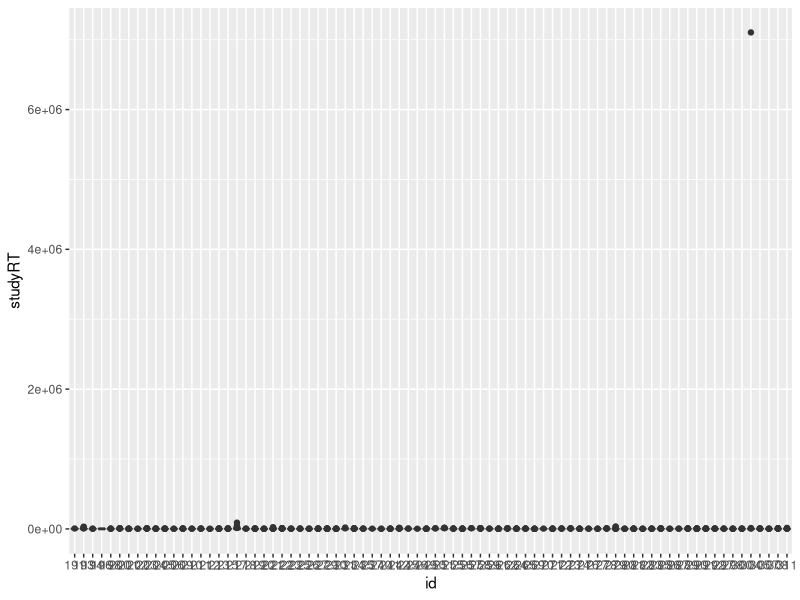

Write R code to recreate this figure. (Note: this script raises an error after producing the figure.)
library(tidyverse)
library(lme4)

#############################################################################!
# DATA                                                                   ####
#############################################################################!

memdat <- read.csv('data/exp12/preproc_mem_data.csv')
mathdat <- read.csv('data/exp12/preproc_math_data.csv')

memdat$id <- as.factor(memdat$id)


size <- read.csv('data/mean_size_ratings.csv')
size <- select(size, -X)
memdat <- left_join(memdat, size, by=c('word1'))

# loc acc for each subject
loc_acc <- memdat %>% 
  group_by(id) %>% 
  summarise(overall_recall_acc = mean(recall_acc),
            overall_loc_acc = mean(loc_acc, na.rm=T)) %>% 
  arrange(overall_loc_acc) %>% print(n=100)

memdat <- left_join(memdat, loc_acc)

# size recall accuracy for each subject
size_acc <- memdat %>% 
  filter(size_group != 1) %>% 
  mutate(size_recall_acc = case_when(
    size_group == 0 & resp == "smaller" ~ 1,
    size_group == 2 & resp == "larger" ~ 1,
    TRUE ~ 0
  )) %>% 
  group_by(id) %>%
  summarise(size_recall_acc = mean(size_recall_acc)) %>% 
  arrange(size_recall_acc)
memdat <- left_join(memdat, size_acc)
loc_acc <- left_join(loc_acc, size_acc)

arrange(loc_acc, size_recall_acc)
arrange(loc_acc, overall_loc_acc)

# get response RTs to decide whether to exclude participants
memdat %>% 
  ggplot(aes(id, studyRT)) +
  geom_boxplot()


# get subject accuracy
memdat %>% 
  group_by(id) %>% 
  summarise(acc = mean(recall_acc),
            exp_duration = mean(exp_duration)) %>% 
  arrange(acc) %>% 
  print(n=100)

# number of included participants if math acc >= 75%
memdat %>% 
  filter(use_help == "No" & expect_test == "No") %>% 
  select(id) %>% 
  unique() %>% 
  nrow()

memdat %>% 
  select(id, use_help, expect_test) %>% 
  unique() %>% 
  count(use_help, expect_test)

memdat %>% 
  select(id, use_help, expect_test, recall_all_q) %>% 
  unique() %>% 
  count(use_help, expect_test,recall_all_q)

# memacc as a function of math_acc
ggplot(memdat, aes(math_acc, recall_acc, color=trial_condition)) +
  stat_summary(geom="pointrange") 
ggplot(memdat, aes(n, recall_acc, color=trial_condition)) +
  stat_summary(geom="pointrange") 

# plot free recall vs loc accuracy by subject correlation
plot(loc_acc$overall_recall_acc, loc_acc$overall_loc_acc)
cor.test(loc_acc$overall_recall_acc, loc_acc$overall_loc_acc)

#############################################################################!
# PLOTS                                                                  ####
#############################################################################!

# table of recall_accuracy per condition
memdat %>% 
  filter(!exclude, studyRT >= 500, studyRT <= 10000) %>% 
  group_by(id, listid, btw_cond) %>% 
  summarise(recall_acc = mean(recall_acc),
            loc_acc = mean(loc_acc)) %>% 
  group_by(listid, btw_cond) %>% 
  summarise(recall_acc = mean(recall_acc) %>% round(2),
            loc_acc = mean(loc_acc) %>% round(2)) 
  # gather(test_type, acc, recall_acc, loc_acc) 
  # spread(btw_cond, acc) %>% 
  # mutate(total = (process+remember)/2) %>% 
  arrange(test_type, listid)

# table of counts per condition
memdat %>% 
  filter(!exclude) %>% 
  group_by(id, listid, trial_condition) %>% 
  summarise(n = sum(recall_acc)) %>% 
  group_by(listid, trial_condition) %>% 
  summarise(n = mean(n)) %>% 
  spread(trial_condition, n) %>% 
  mutate(total = process+remember)


# main effect of instruction and list, split by stim type
memdat %>% 
  filter(!exclude, studyRT >= 500, studyRT <= 10000) %>% 
  group_by(id,listid, btw_cond) %>% 
  summarise(recall_acc = mean(recall_acc)) %>% 
  # group_by(stimulus_condition) %>%
  # mutate(overall_recall_acc = mean(recall_acc)) %>%
  # group_by(id) %>%
  # mutate(recall_acc = recall_acc-mean(recall_acc)+overall_recall_acc) %>%
  ggplot(aes(listid, recall_acc, fill=btw_cond, color=btw_cond, label=recall_acc)) +
  geom_point(position = position_jitter(width=0.2), alpha=0.2, size=2) +
  stat_summary(geom="line") +
  stat_summary(color='black', shape=21) +
  theme_bw() +
  theme(panel.grid.major.x = element_blank(),
        panel.grid.minor.x = element_blank()) +
  scale_x_continuous("List number", breaks=c(1,2,3)) +
  scale_y_continuous("Free recall probability") +
  scale_color_discrete("Item instructions", labels=c("Process only","Remember")) +
  scale_fill_discrete("Item instructions", labels=c("Process only","Remember")) +
  ggtitle('Experiment 11')
ggsave('figures/exp11_recall_by_list_and_condition.png', width=6.5, height=4.5, units='in')

memdat %>% 
  filter(!exclude, studyRT <= 10000, studyRT >= 500) %>% 
  group_by(id,listid, btw_cond) %>% 
  mutate(rel_to_med = abs(studyRT-median(studyRT))/mad(studyRT)) %>% 
  summarise(rt = mean(studyRT)) %>% 
  mutate(overall_rt = mean(rt)) %>%
  group_by(id) %>%
  mutate(rt = rt-mean(rt)+overall_rt) %>%
  ggplot(aes(listid, rt, color=btw_cond)) +
  stat_summary(geom="pointrange") +
  stat_summary(geom="line") +
  theme_bw() +
  theme(panel.grid.major.x = element_blank(),
        panel.grid.minor.x = element_blank()) +
  scale_x_continuous("List number", breaks=c(1,2,3)) +
  scale_y_continuous("Size judgement RTs during study (ms)") +
  # scale_color_discrete("Item instructions", labels=c("Process only","Remember")) +
  ggtitle('Experiment 3')
# ggsave('figures/exp3_studyRTs_by_list_and_condition.png', width=6.5, height=3, units='in')



# effect of studyRTs on recall_accuracy
memdat %>% 
  filter(!exclude, studyRT <= 10000, studyRT >= 500) %>% 
  group_by(id) %>% 
  mutate(rt = studyRT,
         rt = (rt - mean(rt)),
         rt = ecdf(rt)(rt),
         rt = ceiling(rt*10)/10) %>% 
  ggplot(aes(rt, recall_acc, color=trial_condition)) +
  stat_summary(geom="pointrange") +
  stat_summary(geom="line") +
  scale_x_continuous("Study RT quantiles") +
  scale_y_continuous("Free recall probability") +
  scale_color_discrete("Item instructions", labels=c("Process only","Remember")) +
  ggtitle('Experiment 3') +
  theme_bw()
# ggsave('figures/exp3_recall_acc_f(studyRTs).png', width=4, height=3, units='in')

ml1 <- glmer(recall_acc1 ~ listid * trial_condition + (1|id), data=filter(memdat, !exclude, studyRT <= 10000, studyRT >= 500), family='binomial')
ml2 <- glmer(recall_acc1 ~ listid * trial_condition + I(studyRT/1000) + (1|id), data=filter(memdat, !exclude, studyRT <= 10000, studyRT >= 500), family='binomial')
ml3 <- glmer(recall_acc1 ~ listid * trial_condition + I(studyRT/1000) + (1|id), data=filter(memdat, !exclude, studyRT <= 10000, studyRT >= 500), family='binomial')
summary(ml1)
summary(ml2)
summary(ml3)

memdat %>% 
  ggplot(aes(presented_position,recall_acc)) +
  stat_summary(geom="pointrange")

#############################################################################!
# SOURCE PERFORMANCE                                                     ####
#############################################################################!
# table of location accuracy per condition
memdat %>% 
  # filter(!exclude, overall_loc_acc > 0.25) %>%
  filter(!exclude) %>% 
  group_by(id, listid, btw_cond) %>% 
  summarise(loc_acc = mean(loc_acc)) %>% 
  group_by(listid, btw_cond) %>% 
  summarise(loc_acc = mean(loc_acc) %>% round(2)) %>% 
  spread(btw_cond, loc_acc)


# overall loc acc as a function of presented position
memdat %>% 
  ggplot(aes(presented_position,loc_acc)) +
  stat_summary(geom="pointrange")

# histogram of responded locations
memdat %>% 
  ggplot(aes(loc_resp)) +
  geom_histogram()

# histogram of responded locations by subject
memdat %>% 
  ggplot(aes(loc_resp)) +
  geom_histogram() +
  facet_wrap(~id)

#histogram of responded location RTs
memdat %>% 
  filter(loc_rt < 10000) %>% 
  ggplot(aes(loc_rt)) +
  geom_histogram()

sort(memdat$loc_rt)



# loc acc as a function of cue type
memdat %>% 
  filter(loc_rt > 500, !exclude) %>%
  filter(!exclude, overall_loc_acc > 0.25) %>% 
  group_by(id, listid, btw_cond) %>% 
  summarise(loc_acc = mean(loc_acc)) %>% 
  ggplot(aes(listid, loc_acc, color=btw_cond, fill=btw_cond, group=btw_cond)) +
  geom_point(position = position_jitter(width=0.2), alpha=0.2, size=1.5) +
  stat_summary(geom="line", color='black') +
  stat_summary(geom="errorbar", width=0.05) +
  stat_summary(color='black', shape=21, size=0.5) +
  theme_bw() +
  coord_cartesian(ylim=c(0,1)) +
  # scale_x_discrete('Memory instructions', breaks=c(1,2)) +
  scale_y_continuous('Source memory accuracy', breaks=c(0.25,0.5,0.75,1)) +
  scale_color_discrete('Memory instructions') +
  scale_fill_discrete('Memory instructions') +
  ggtitle('Experiment 12') 
ggsave('figures/exp12_source_memory_acc.png', width=5, height=3.5)

glmer(loc_acc ~ btw_cond + (1|id), data=filter(memdat, loc_rt > 500, !exclude, listid==2), family="binomial") %>% summary()


memdat %>% 
  filter(loc_rt > 500, loc_rt < 10000, !exclude) %>%
  filter(!exclude, overall_loc_acc > 0.25, listid==2) %>% 
  group_by(id, trial_condition, loc_acc) %>% 
  mutate(rel_to_mad = abs(loc_rt-median(loc_rt))/mad(loc_rt)) %>% 
  filter(rel_to_mad <= 2.5) %>% 
  ungroup() %>% 
  mutate(overall_loc_rt = mean(loc_rt)) %>% 
  group_by(id) %>% 
  mutate(loc_rt = loc_rt - mean(loc_rt) + overall_loc_rt) %>%  
  group_by(id, listid, trial_condition, loc_acc) %>% 
  summarise(loc_rt = mean(loc_rt)) %>% 
  ggplot(aes(loc_acc, loc_rt, color=trial_condition, fill=trial_condition)) +
  stat_summary(geom="line") +
  stat_summary(geom="errorbar", width=0.05) +
  stat_summary(color='black', shape=21, size=0.5) +
  # geom_violin() +
  theme_bw() +
  # coord_cartesian(ylim=c(0,1)) +
  # scale_x_discrete('Memory instructions', breaks=c(1,2)) +
  scale_color_discrete('Memory instructions') +
  scale_fill_discrete('Memory instructions') +
  ggtitle('Experiment 11') 

mldat <- memdat %>% 
  filter(loc_rt > 500, loc_rt < 10000, !exclude) %>%
  filter(!exclude, overall_loc_acc > 0.25, listid==2) %>%
  group_by(id) %>% 
  mutate(rel_to_mad = abs(loc_rt-median(loc_rt))/mad(loc_rt)) %>% 
  filter(rel_to_mad <= 2.5)

lmer(loc_rt ~ loc_acc * trial_condition + (trial_condition|id), data=mldat) %>% summary()


memdat %>% 
  filter(loc_rt > 500) %>% 
  ggplot(aes(study_position, loc_acc, color=trial_condition)) +
  stat_summary(geom="pointrange") +
  geom_smooth()

memdat %>% 
  filter(loc_rt > 500) %>% 
  ggplot(aes(round((loc_test_serial_position-study_position)/5)*5, loc_acc, color=trial_condition)) +
  stat_summary(geom="pointrange") +
  geom_smooth()

table(memdat$presented_position, memdat$loc_resp)


memdat %>% 
  filter(loc_rt > 500) %>%
  ggplot(aes(recall_acc, loc_acc, color=trial_condition, fill=trial_condition)) +
  stat_summary(geom="line") +
  stat_summary(geom="errorbar", width=0.05) +
  stat_summary(color='black', shape=21) +
  theme_bw() +
  coord_cartesian(ylim=c(0.25,1))



#############################################################################!
# Determine "correct" response for size judgement                        ####
#############################################################################!



memdat %>% 
  # filter(stimulus_condition == "words") %>% 
  ggplot(aes(size_group, as.numeric(resp == "larger"), color=btw_cond)) +
  stat_summary(geom="pointrange") +
  stat_summary(geom="line") +
  coord_cartesian(ylim=c(0,1))

memdat %>% 
  # filter(stimulus_condition == "words") %>% 
  ggplot(aes(size_group, recall_acc, color=btw_cond)) +
  stat_summary(geom="pointrange") +
  stat_summary(geom="line") +
  coord_cartesian(ylim=c(0,1)) +
  facet_wrap(~resp)

memdat %>% 
  filter(size_group != 1) %>% 
  mutate(size_recall_acc = case_when(
    size_group == 0 & resp == "smaller" ~ 1,
    size_group == 2 & resp == "larger" ~ 1,
    TRUE ~ 0
  )) %>% 
  group_by(btw_cond) %>% 
  summarise(size_recall_acc = mean(size_recall_acc))

memdat %>% 
  filter(size_group != 1) %>% 
  mutate(size_recall_acc = case_when(
    size_group == 0 & resp == "smaller" ~ 1,
    size_group == 2 & resp == "larger" ~ 1,
    TRUE ~ 0
  )) %>% 
  group_by(btw_cond, listid) %>% 
  summarise(size_recall_acc = mean(size_recall_acc))

memdat %>% 
  filter(size_group != 1) %>% 
  mutate(size_recall_acc = case_when(
    size_group == 0 & resp == "smaller" ~ 1,
    size_group == 2 & resp == "larger" ~ 1,
    TRUE ~ 0
  )) %>% 
  group_by(id) %>%
  summarise(size_recall_acc = mean(size_recall_acc)) %>% 
  arrange(size_recall_acc)


